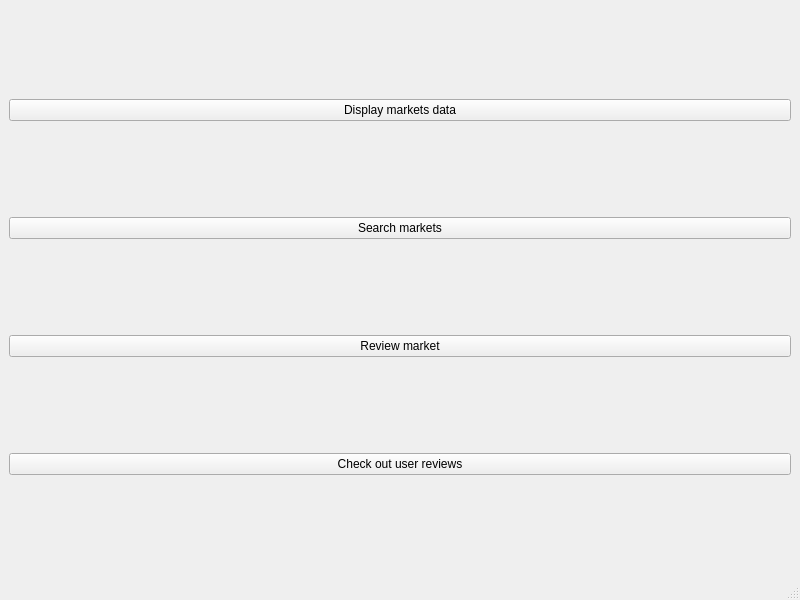
<?xml version="1.0" encoding="UTF-8"?>
<ui version="4.0">
 <class>MainWindow</class>
 <widget class="QMainWindow" name="MainWindow">
  <property name="geometry">
   <rect>
    <x>0</x>
    <y>0</y>
    <width>800</width>
    <height>600</height>
   </rect>
  </property>
  <property name="windowTitle">
   <string>MainWindow</string>
  </property>
  <widget class="QWidget" name="centralwidget">
   <layout class="QHBoxLayout" name="horizontalLayout_2">
    <item>
     <layout class="QGridLayout" name="gridLayout">
      <item row="0" column="0">
       <widget class="QPushButton" name="btnMarketsPage">
        <property name="text">
         <string>Display markets data</string>
        </property>
       </widget>
      </item>
      <item row="2" column="0">
       <widget class="QPushButton" name="btnLeaveReview">
        <property name="text">
         <string>Review market</string>
        </property>
       </widget>
      </item>
      <item row="3" column="0">
       <widget class="QPushButton" name="btnUsrReviews">
        <property name="text">
         <string>Check out user reviews</string>
        </property>
       </widget>
      </item>
      <item row="1" column="0">
       <widget class="QPushButton" name="btnSearch">
        <property name="text">
         <string>Search markets</string>
        </property>
       </widget>
      </item>
     </layout>
    </item>
   </layout>
  </widget>
  <widget class="QMenuBar" name="menubar">
   <property name="geometry">
    <rect>
     <x>0</x>
     <y>0</y>
     <width>800</width>
     <height>22</height>
    </rect>
   </property>
  </widget>
  <widget class="QStatusBar" name="statusbar"/>
 </widget>
 <resources/>
 <connections/>
</ui>
